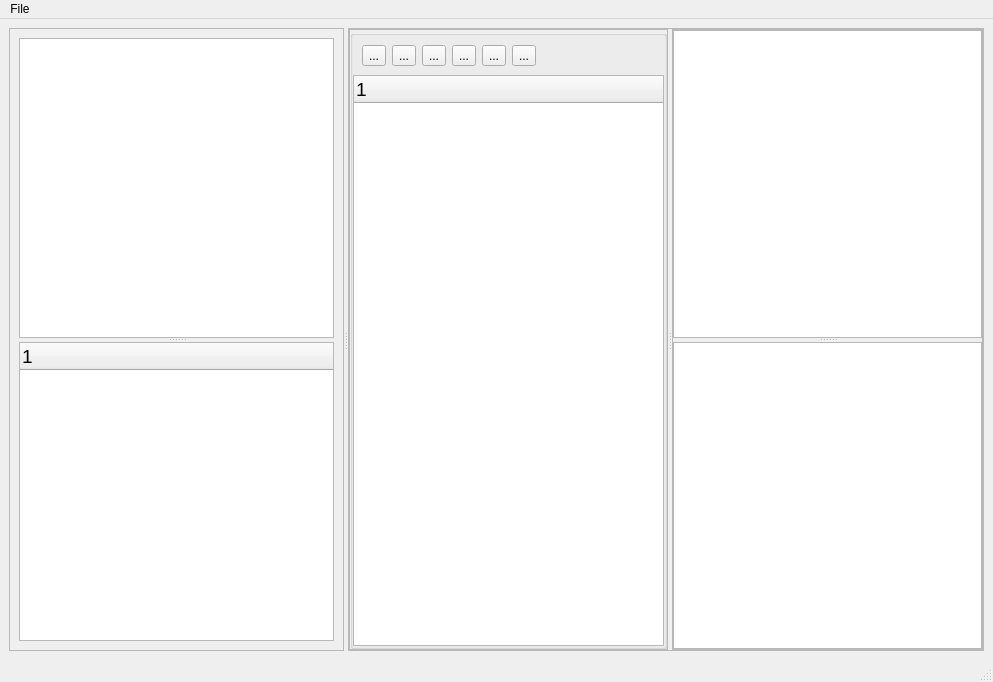
<?xml version="1.0" encoding="UTF-8"?>
<ui version="4.0">
 <class>MainWindow</class>
 <widget class="QMainWindow" name="MainWindow">
  <property name="geometry">
   <rect>
    <x>0</x>
    <y>0</y>
    <width>993</width>
    <height>682</height>
   </rect>
  </property>
  <property name="windowTitle">
   <string>MainWindow</string>
  </property>
  <widget class="QWidget" name="centralwidget">
   <layout class="QHBoxLayout" name="horizontalLayout_2">
    <item>
     <widget class="QSplitter" name="splitter_4">
      <property name="orientation">
       <enum>Qt::Horizontal</enum>
      </property>
      <widget class="QFrame" name="frame_2">
       <property name="minimumSize">
        <size>
         <width>50</width>
         <height>0</height>
        </size>
       </property>
       <property name="frameShape">
        <enum>QFrame::StyledPanel</enum>
       </property>
       <property name="frameShadow">
        <enum>QFrame::Raised</enum>
       </property>
       <layout class="QVBoxLayout" name="verticalLayout_5">
        <item>
         <widget class="QWidget" name="widget" native="true">
          <property name="minimumSize">
           <size>
            <width>33</width>
            <height>0</height>
           </size>
          </property>
          <layout class="QVBoxLayout" name="verticalLayout_2">
           <property name="spacing">
            <number>0</number>
           </property>
           <property name="leftMargin">
            <number>0</number>
           </property>
           <property name="topMargin">
            <number>0</number>
           </property>
           <property name="rightMargin">
            <number>0</number>
           </property>
           <property name="bottomMargin">
            <number>0</number>
           </property>
           <item>
            <widget class="QSplitter" name="splitter">
             <property name="orientation">
              <enum>Qt::Vertical</enum>
             </property>
             <widget class="QListWidget" name="list1">
              <property name="minimumSize">
               <size>
                <width>44</width>
                <height>44</height>
               </size>
              </property>
              <property name="maximumSize">
               <size>
                <width>16777215</width>
                <height>16777215</height>
               </size>
              </property>
              <property name="font">
               <font>
                <pointsize>14</pointsize>
               </font>
              </property>
              <property name="modelColumn">
               <number>0</number>
              </property>
             </widget>
             <widget class="QTreeWidget" name="tree1">
              <property name="minimumSize">
               <size>
                <width>44</width>
                <height>44</height>
               </size>
              </property>
              <property name="font">
               <font>
                <pointsize>14</pointsize>
               </font>
              </property>
              <column>
               <property name="text">
                <string notr="true">1</string>
               </property>
              </column>
             </widget>
            </widget>
           </item>
          </layout>
         </widget>
        </item>
       </layout>
      </widget>
      <widget class="QFrame" name="frame">
       <property name="frameShape">
        <enum>QFrame::StyledPanel</enum>
       </property>
       <property name="frameShadow">
        <enum>QFrame::Raised</enum>
       </property>
       <layout class="QVBoxLayout" name="verticalLayout_6">
        <property name="spacing">
         <number>0</number>
        </property>
        <property name="leftMargin">
         <number>0</number>
        </property>
        <property name="topMargin">
         <number>0</number>
        </property>
        <property name="rightMargin">
         <number>0</number>
        </property>
        <property name="bottomMargin">
         <number>0</number>
        </property>
        <item>
         <widget class="QWidget" name="widget_3" native="true">
          <layout class="QHBoxLayout" name="horizontalLayout_3">
           <property name="spacing">
            <number>0</number>
           </property>
           <property name="leftMargin">
            <number>0</number>
           </property>
           <property name="topMargin">
            <number>0</number>
           </property>
           <property name="rightMargin">
            <number>0</number>
           </property>
           <property name="bottomMargin">
            <number>0</number>
           </property>
           <item>
            <widget class="QSplitter" name="splitter_2">
             <property name="orientation">
              <enum>Qt::Horizontal</enum>
             </property>
             <widget class="QFrame" name="frame_4">
              <property name="frameShape">
               <enum>QFrame::StyledPanel</enum>
              </property>
              <property name="frameShadow">
               <enum>QFrame::Raised</enum>
              </property>
              <layout class="QVBoxLayout" name="verticalLayout_3">
               <property name="leftMargin">
                <number>0</number>
               </property>
               <property name="topMargin">
                <number>0</number>
               </property>
               <property name="rightMargin">
                <number>0</number>
               </property>
               <property name="bottomMargin">
                <number>0</number>
               </property>
               <item>
                <widget class="QGroupBox" name="groupBox">
                 <property name="title">
                  <string/>
                 </property>
                 <layout class="QVBoxLayout" name="verticalLayout">
                  <property name="spacing">
                   <number>0</number>
                  </property>
                  <property name="leftMargin">
                   <number>0</number>
                  </property>
                  <property name="topMargin">
                   <number>0</number>
                  </property>
                  <property name="rightMargin">
                   <number>0</number>
                  </property>
                  <property name="bottomMargin">
                   <number>0</number>
                  </property>
                  <item>
                   <widget class="QWidget" name="widget_2" native="true">
                    <layout class="QHBoxLayout" name="horizontalLayout">
                     <item>
                      <widget class="QToolButton" name="tbnUp">
                       <property name="minimumSize">
                        <size>
                         <width>10</width>
                         <height>10</height>
                        </size>
                       </property>
                       <property name="text">
                        <string>...</string>
                       </property>
                      </widget>
                     </item>
                     <item>
                      <widget class="QToolButton" name="tbnDown">
                       <property name="minimumSize">
                        <size>
                         <width>10</width>
                         <height>10</height>
                        </size>
                       </property>
                       <property name="text">
                        <string>...</string>
                       </property>
                      </widget>
                     </item>
                     <item>
                      <widget class="QToolButton" name="tbnLeft">
                       <property name="minimumSize">
                        <size>
                         <width>10</width>
                         <height>10</height>
                        </size>
                       </property>
                       <property name="text">
                        <string>...</string>
                       </property>
                      </widget>
                     </item>
                     <item>
                      <widget class="QToolButton" name="tbnRight">
                       <property name="minimumSize">
                        <size>
                         <width>10</width>
                         <height>10</height>
                        </size>
                       </property>
                       <property name="text">
                        <string>...</string>
                       </property>
                      </widget>
                     </item>
                     <item>
                      <widget class="QToolButton" name="tbnAdd">
                       <property name="minimumSize">
                        <size>
                         <width>10</width>
                         <height>10</height>
                        </size>
                       </property>
                       <property name="text">
                        <string>...</string>
                       </property>
                      </widget>
                     </item>
                     <item>
                      <widget class="QToolButton" name="tbnRemove">
                       <property name="minimumSize">
                        <size>
                         <width>10</width>
                         <height>10</height>
                        </size>
                       </property>
                       <property name="text">
                        <string>...</string>
                       </property>
                      </widget>
                     </item>
                     <item>
                      <spacer name="horizontalSpacer">
                       <property name="orientation">
                        <enum>Qt::Horizontal</enum>
                       </property>
                       <property name="sizeHint" stdset="0">
                        <size>
                         <width>40</width>
                         <height>20</height>
                        </size>
                       </property>
                      </spacer>
                     </item>
                    </layout>
                   </widget>
                  </item>
                  <item>
                   <widget class="QTreeWidget" name="tree2">
                    <property name="font">
                     <font>
                      <pointsize>14</pointsize>
                     </font>
                    </property>
                    <column>
                     <property name="text">
                      <string notr="true">1</string>
                     </property>
                    </column>
                   </widget>
                  </item>
                 </layout>
                </widget>
               </item>
              </layout>
             </widget>
             <widget class="QFrame" name="frame_3">
              <property name="minimumSize">
               <size>
                <width>50</width>
                <height>0</height>
               </size>
              </property>
              <property name="frameShape">
               <enum>QFrame::StyledPanel</enum>
              </property>
              <property name="frameShadow">
               <enum>QFrame::Raised</enum>
              </property>
              <layout class="QVBoxLayout" name="verticalLayout_4">
               <property name="spacing">
                <number>0</number>
               </property>
               <property name="leftMargin">
                <number>0</number>
               </property>
               <property name="topMargin">
                <number>0</number>
               </property>
               <property name="rightMargin">
                <number>0</number>
               </property>
               <property name="bottomMargin">
                <number>0</number>
               </property>
               <item>
                <widget class="QSplitter" name="splitter_3">
                 <property name="orientation">
                  <enum>Qt::Vertical</enum>
                 </property>
                 <widget class="QTableView" name="tbl1"/>
                 <widget class="QPlainTextEdit" name="pteRaw1"/>
                </widget>
               </item>
              </layout>
             </widget>
            </widget>
           </item>
          </layout>
         </widget>
        </item>
       </layout>
      </widget>
     </widget>
    </item>
   </layout>
  </widget>
  <widget class="QMenuBar" name="menubar">
   <property name="geometry">
    <rect>
     <x>0</x>
     <y>0</y>
     <width>993</width>
     <height>21</height>
    </rect>
   </property>
   <widget class="QMenu" name="menuFile">
    <property name="title">
     <string>File</string>
    </property>
    <addaction name="actionOpen"/>
    <addaction name="actionSave"/>
   </widget>
   <addaction name="menuFile"/>
  </widget>
  <widget class="QStatusBar" name="statusbar"/>
  <action name="actionOpen">
   <property name="text">
    <string>Open</string>
   </property>
  </action>
  <action name="actionSave">
   <property name="text">
    <string>Save</string>
   </property>
  </action>
 </widget>
 <resources/>
 <connections/>
</ui>
